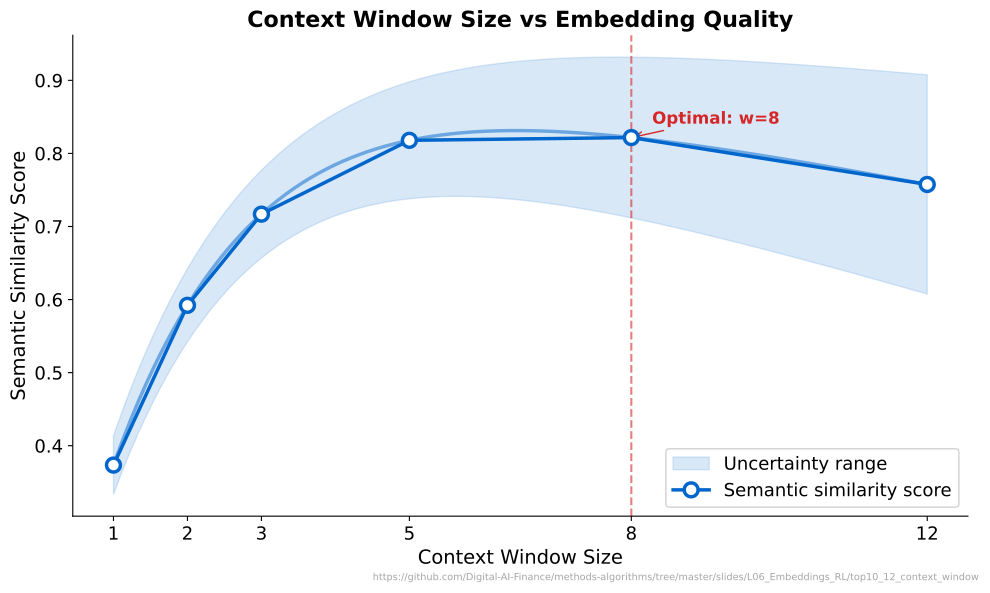

Reproduce this figure in Python.
"""Context Window Size vs Embedding Quality - Shows how context window size affects embedding quality."""
import matplotlib.pyplot as plt
import numpy as np
from pathlib import Path

CHART_METADATA = {
    "title": "Context Window Size vs Embedding Quality",
    "description": "Simulated effect of context window size on semantic similarity quality",
    "url": "https://github.com/Digital-AI-Finance/methods-algorithms/tree/master/slides/L06_Embeddings_RL/top10_12_context_window"
}

plt.rcParams.update({
    'font.size': 14, 'axes.labelsize': 14, 'axes.titlesize': 16,
    'xtick.labelsize': 13, 'ytick.labelsize': 13, 'legend.fontsize': 13,
    'figure.figsize': (10, 6), 'figure.dpi': 150,
    'axes.spines.top': False, 'axes.spines.right': False,
})

MLPURPLE = '#3333B2'
MLBLUE = '#0066CC'
MLORANGE = '#FF7F0E'
MLGREEN = '#2CA02C'
MLRED = '#D62728'

np.random.seed(42)

window_sizes = np.array([1, 2, 3, 5, 8, 12])
# Quality curve: rises fast, peaks around 5, slight decline after
quality = 1 - np.exp(-window_sizes / 2.0) - 0.02 * window_sizes
# Add slight noise for uncertainty band
quality_std = 0.03 + 0.01 * window_sizes

# Smooth curve for interpolation
w_smooth = np.linspace(1, 12, 100)
q_smooth = 1 - np.exp(-w_smooth / 2.0) - 0.02 * w_smooth

fig, ax = plt.subplots(figsize=(10, 6))

# Uncertainty band on smooth curve
q_smooth_std = 0.03 + 0.01 * w_smooth
ax.fill_between(w_smooth, q_smooth - q_smooth_std, q_smooth + q_smooth_std,
                color=MLBLUE, alpha=0.15, label='Uncertainty range')

# Smooth line
ax.plot(w_smooth, q_smooth, color=MLBLUE, linewidth=2.5, alpha=0.5)

# Data points
ax.plot(window_sizes, quality, color=MLBLUE, linewidth=2.5, marker='o', markersize=10,
        markerfacecolor='white', markeredgecolor=MLBLUE, markeredgewidth=2.5,
        label='Semantic similarity score', zorder=5)

# Highlight optimal region
best_idx = np.argmax(quality)
ax.axvline(x=window_sizes[best_idx], color=MLRED, linestyle='--', alpha=0.6, linewidth=1.5)
ax.annotate(f'Optimal: w={window_sizes[best_idx]}',
            (window_sizes[best_idx], quality[best_idx]),
            textcoords="offset points", xytext=(15, 10),
            fontsize=12, color=MLRED, fontweight='bold',
            arrowprops=dict(arrowstyle='->', color=MLRED))

ax.set_title("Context Window Size vs Embedding Quality", fontsize=16, fontweight='bold')
ax.set_xlabel("Context Window Size")
ax.set_ylabel("Semantic Similarity Score")
ax.set_xticks(window_sizes)
ax.legend(loc='lower right', framealpha=0.9)

plt.figtext(0.99, 0.01, CHART_METADATA['url'],
            fontsize=7, color='gray', ha='right', va='bottom', alpha=0.7)
plt.tight_layout()
plt.savefig(Path(__file__).parent / 'chart.pdf', dpi=300, bbox_inches='tight')
plt.close()
print("Chart saved: top10_12_context_window/chart.pdf")
